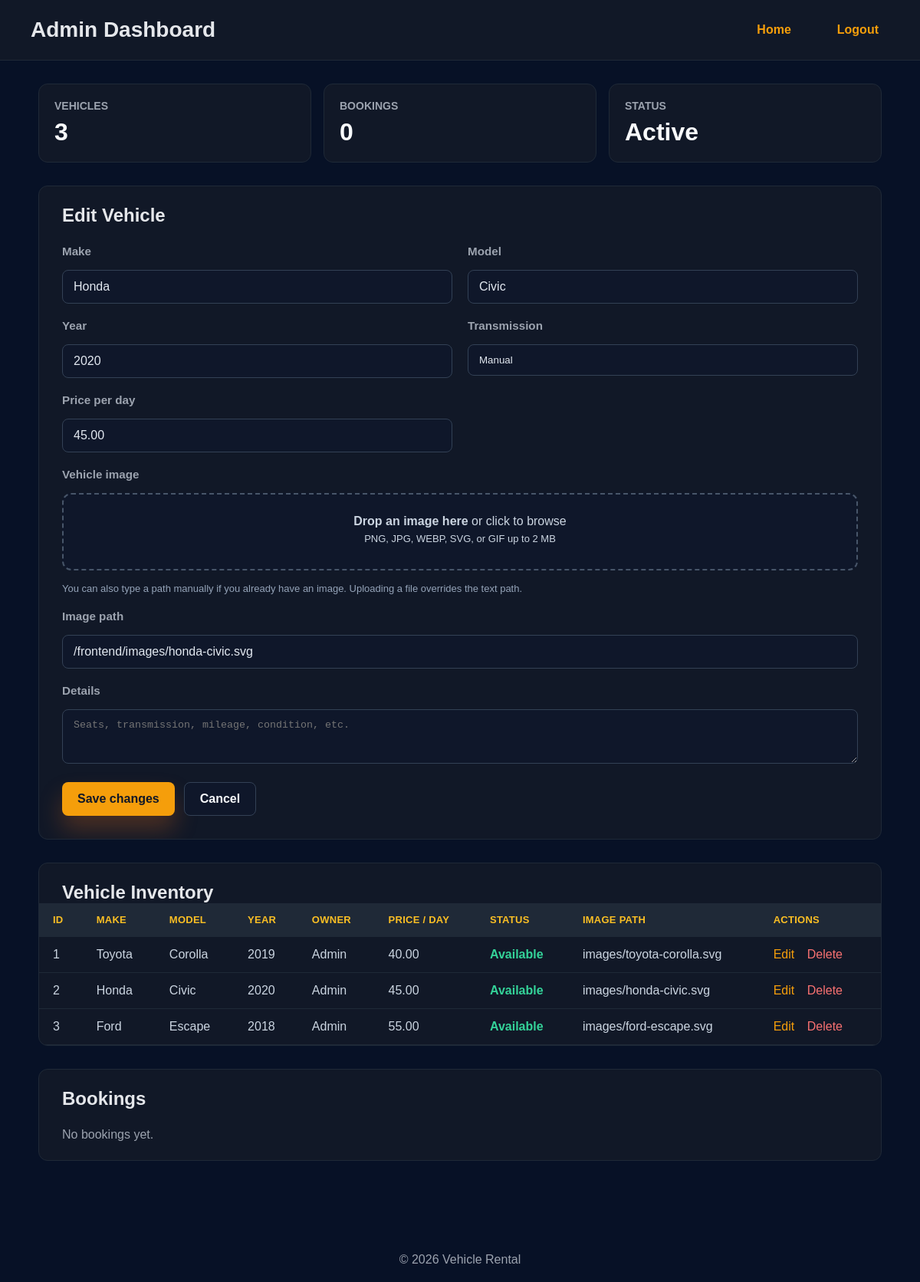
The app's page /backend/admin.php?edit=2 (signed in) with its own data.
### tables this page shows
CREATE TABLE IF NOT EXISTS vehicles (
  id INT AUTO_INCREMENT PRIMARY KEY,
  owner_id INT NOT NULL,
  make VARCHAR(100) NOT NULL,
  model VARCHAR(100) NOT NULL,
  year INT DEFAULT NULL,
  transmission ENUM('manual', 'automatic') NOT NULL DEFAULT 'automatic',
  price_per_day DECIMAL(8,2) DEFAULT 0.00,
  image VARCHAR(255) DEFAULT NULL,
  description TEXT DEFAULT NULL,
  status ENUM('available', 'booked') NOT NULL DEFAULT 'available',
  created_at DATETIME NOT NULL DEFAULT CURRENT_TIMESTAMP,
  FOREIGN KEY (owner_id) REFERENCES users(id) ON DELETE CASCADE
);

CREATE TABLE IF NOT EXISTS users (
  id INT AUTO_INCREMENT PRIMARY KEY,
  name VARCHAR(255) NOT NULL,
  email VARCHAR(255) NOT NULL UNIQUE,
  password VARCHAR(255) NOT NULL,
  phone_number VARCHAR(50) NOT NULL UNIQUE,
  role ENUM('user', 'admin') NOT NULL DEFAULT 'user',
  created_at DATETIME NOT NULL DEFAULT CURRENT_TIMESTAMP
);

### backend/functions.php (called while the page is built, shortened)
<?php
function parsePhpSizeToBytes(string $value): int {
    $value = trim($value);
    $last = strtolower(substr($value, -1));
    $number = (float) $value;
    switch ($last) {
        case 'm':
            $number *= 1024;
        case 'k':
            $number *= 1024;
            break;
    }
    return (int) round($number);
}
function effectivePhpUploadMaxBytes(): int {
    $uploadMax = parsePhpSizeToBytes((string) ini_get('upload_max_filesize'));
    $postMax = parsePhpSizeToBytes((string) ini_get('post_max_size'));
    return min($uploadMax, $postMax);
}
function vehicleImageUploadLimitBytes(): int {
    $appLimit = 5 * 1024 * 1024;
    $phpLimit = effectivePhpUploadMaxBytes();
    return min($appLimit, $phpLimit);
}
function formatBytesHuman(int $bytes): string {
    if ($bytes >= 1024 * 1024) {
        $mb = $bytes / (1024 * 1024);
        return rtrim(rtrim(number_format($mb, 2, '.', ''), '0'), '.') . ' MB';
    }
    return $bytes . ' B';
}
function normalizeVehicleImagePath(?string $image): string {
    $image = trim((string) ($image ?? ''));
    $image = str_replace('\\', '/', $image);
    $rewrites = [
        '../backend/assets/' => '/backend/assets/',
        'backend/assets/' => '/backend/assets/',
        '../frontend/images/' => '/frontend/images/',
        'frontend/images/' => '/frontend/images/',
        'images/' => '/frontend/images/',
    ];
    foreach ($rewrites as $prefix => $replacement) {
        if (str_starts_with($image, $prefix)) {
            return $replacement . ltrim(substr($image, strlen($prefix)), '/');
        }
    }
    return '/' . ltrim($image, '/');
}
function normalizeTransmission(?string $transmission): string {
    $value = strtolower(trim((string) ($transmission ?? '')));
    return $value === 'manual' ? 'manual' : 'automatic';
}
function getVehicles(PDO $pdo) {
    $stmt = $pdo->query('SELECT v.*, u.name AS owner_name, u.email AS owner_email FROM vehicles v LEFT JOIN users u ON v.owner_id = u.id ORDER BY v.id');
    return $stmt->fetchAll();
}
function getVehicle(PDO $pdo, $id) {
    $stmt = $pdo->prepare('SELECT v.*, u.name AS owner_name, u.email AS owner_email FROM vehicles v LEFT JOIN users u ON v.owner_id = u.id WHERE v.id = ?');
    $stmt->execute([$id]);
    return $stmt->fetch();
}
function isVehicleBooked(array $vehicle): bool {
    return ($vehicle['status'] ?? 'available') === 'booked';
}
function getBookings(PDO $pdo) {
    $stmt = $pdo->query('SELECT b.*, v.make, v.model, u.name AS user_name, u.email AS user_email, u.phone_number AS user_phone_number FROM bookings b JOIN vehicles v ON b.vehicle_id = v.id LEFT JOIN users u ON b.user_id = u.id ORDER BY b.created_at DESC');
    return $stmt->fetchAll();
}

### backend/admin.php (the view, shortened to what this page needs)
<?php
require_once __DIR__ . '/functions.php';
$editVehicle = null;
$imageUploadLimitLabel = formatBytesHuman(vehicleImageUploadLimitBytes());
if (isset($_GET['edit'])) {
    $editVehicle = getVehicle($pdo, (int) $_GET['edit']);
}
$vehicles = getVehicles($pdo);
$bookings = getBookings($pdo);
?>
<!doctype html>
<html lang="en">
<head>
  <link rel="stylesheet" href="../frontend/css/styles.css">
</head>
<body>
  <header class="admin-header">
    <h1>Admin Dashboard</h1>
    <nav>
      <a href="../frontend/index.php">Home</a>
      <a href="../frontend/logout.php">Logout</a>
    </nav>
  </header>
  <main class="dashboard">
    <section class="stats" aria-label="Dashboard totals">
      <div class="stat">
        <h2>Vehicles</h2>
        <p><?php echo count($vehicles); ?></p>
      </div>
      <div class="stat">
        <h2>Bookings</h2>
        <p><?php echo count($bookings); ?></p>
      </div>
      <div class="stat">
        <h2>Status</h2>
        <p>Active</p>
      </div>
    </section>
    <section class="vehicle-form">
      <div class="form-header">
        <h2><?php echo $editVehicle ? 'Edit Vehicle' : 'Add New Vehicle'; ?></h2>
      </div>
      <form method="post" action="admin.php" enctype="multipart/form-data">
        <div class="form-body">
          <div class="form-group">
            <label for="make">Make</label>
            <input id="make" name="make" value="<?php echo htmlspecialchars($editVehicle['make'] ?? ''); ?>" required>
          </div>
          <div class="form-group">
            <label for="model">Model</label>
            <input id="model" name="model" value="<?php echo htmlspecialchars($editVehicle['model'] ?? ''); ?>" required>
          </div>
          <div class="form-group">
            <label for="year">Year</label>
            <input id="year" name="year" type="number" min="1900" max="2100" value="<?php echo htmlspecialchars($editVehicle['year'] ?? ''); ?>">
          </div>
          <div class="form-group">
            <label for="transmission">Transmission</label>
            <?php $selectedTransmission = normalizeTransmission($editVehicle['transmission'] ?? 'automatic'); ?>
            <select id="transmission" name="transmission">
              <option value="manual" <?php echo $selectedTransmission === 'manual' ? 'selected' : ''; ?>>Manual</option>
            </select>
          </div>
          <div class="form-group">
            <label for="price_per_day">Price per day</label>
            <input id="price_per_day" name="price_per_day" type="number" step="0.01" min="0" value="<?php echo htmlspecialchars($editVehicle['price_per_day'] ?? ''); ?>" required>
          </div>
          <div class="form-group form-group-wide" style="grid-column:span 2;">
            <label for="image_file">Vehicle image</label>
            <div id="image-dropzone" class="image-dropzone">
              <p><strong>Drop an image here</strong> or click to browse</p>
              <p class="dropzone-hint">PNG, JPG, WEBP, SVG, or GIF up to <?php echo htmlspecialchars($imageUploadLimitLabel); ?></p>
            </div>
            <small class="helper-text">You can also type a path manually if you already have an image. Uploading a file overrides the text path.</small>
          </div>
          <div class="form-group form-group-wide" style="grid-column:span 2;">
            <label for="image">Image path</label>
            <input id="image" name="image" value="<?php echo htmlspecialchars(normalizeVehicleImagePath($editVehicle['image'] ?? '')); ?>" placeholder="/frontend/images/toyota.jpg or https://example.com/car.jpg">
          </div>
          <div class="form-group form-group-wide" style="grid-column:span 2;">
            <label for="description">Details</label>
            <textarea id="description" name="description" rows="3" placeholder="Seats, transmission, mileage, condition, etc."><?php echo htmlspecialchars($editVehicle['description'] ?? ''); ?></textarea>
          </div>
        </div>
        <div class="form-actions">
          <button type="submit" name="save_vehicle" class="btn btn-primary"><?php echo $editVehicle ? 'Save changes' : 'Add vehicle'; ?></button>
          <?php if ($editVehicle): ?>
            <a href="admin.php" class="btn btn-secondary">Cancel</a>
          <?php endif; ?>
        </div>
      </form>
    </section>
    <section class="table-container">
      <div class="table-header">
        <h2>Vehicle Inventory</h2>
      </div>
      <?php if (empty($vehicles)): ?>
        <div class="empty">No vehicles available. Add a vehicle above.</div>
      <?php else: ?>
        <div class="table-scroll">
          <table>
            <thead>
              <tr>
                <th>ID</th>
                <th>Make</th>
                <th>Model</th>
                <th>Year</th>
                <th>Owner</th>
                <th>Price / day</th>
                <th>Status</th>
                <th>Image path</th>
                <th>Actions</th>
              </tr>
            </thead>
            <tbody>
              <?php foreach ($vehicles as $vehicle): ?>
                <tr>
                  <td><?php echo (int) $vehicle['id']; ?></td>
                  <td><?php echo htmlspecialchars($vehicle['make']); ?></td>
                  <td><?php echo htmlspecialchars($vehicle['model']); ?></td>
                  <td><?php echo htmlspecialchars($vehicle['year']); ?></td>
                  <td><?php echo htmlspecialchars($vehicle['owner_name'] ?? '—'); ?></td>
                  <td><?php echo htmlspecialchars($vehicle['price_per_day']); ?></td>
                  <td>
                    <?php if (isVehicleBooked($vehicle)): ?>
                      <span style="color:#f87171;font-weight:700;">Booked</span>
                    <?php else: ?>
                      <span style="color:#34d399;font-weight:700;">Available</span>
                    <?php endif; ?>
                  </td>
                  <td><?php echo htmlspecialchars($vehicle['image']); ?></td>
                  <td>
                    <a class="action-link" href="admin.php?edit=<?php echo (int) $vehicle['id']; ?>">Edit</a>
                    <form method="post" action="admin.php" style="display:inline;" onsubmit="return confirm('Delete this vehicle?');">
                      <button type="submit" class="action-link delete-link" style="background:none;border:none;padding:0;cursor:pointer;font:inherit;">Delete</button>
                    </form>
                  </td>
                </tr>
              <?php endforeach; ?>
            </tbody>
          </table>
        </div>
      <?php endif; ?>
    </section>
    <section class="table-container">
      <div class="table-header">
        <h2>Bookings</h2>
      </div>
      <?php if (empty($bookings)): ?>
        <div class="empty">No bookings yet.</div>
      <?php endif; ?>
    </section>
  </main>
  <footer class="page-footer">&copy; <?php echo date('Y'); ?> Vehicle Rental</footer>
</body>
</html>

### frontend/css/styles.css (style rules this page uses)
:root { --bg: #040b1c; --surface: rgba(10, 18, 40, 0.95); --surface-soft: rgba(19, 43, 86, 0.75); --text: #eef4ff; --muted: #aac4ff; --primary: #f97316; --primary-dark: #dc6803; --accent: #2563eb; --border: rgba(255, 255, 255, 0.08); --shadow: 0 30px 80px rgba(0, 0, 0, 0.30); font-family: Inter, system-ui, -apple-system, BlinkMacSystemFont, "Segoe UI", sans-serif; }
* { box-sizing: border-box; }
body { margin: 0; min-height: 100vh; color: var(--text); background: radial-gradient(circle at top left, rgba(37, 99, 235, 0.16), transparent 20%), radial-gradient(circle at bottom right, rgba(249, 115, 22, 0.14), transparent 20%), var(--bg); }
body, input, button { font: 400 16px/1.6 var(--font-family); }
nav { display: flex; flex-wrap: wrap; gap: 12px; align-items: center; }
nav a { color: #dbeafe; text-decoration: none; padding: 10px 14px; border-radius: 999px; transition: background 0.2s ease, transform 0.2s ease; }
main { padding: 36px; max-width: 1180px; margin: 0 auto; }
.btn { display: inline-flex; align-items: center; justify-content: center; padding: 16px 24px; border-radius: 999px; text-decoration: none; transition: transform 0.2s ease, box-shadow 0.2s ease; }
.btn-primary { background: linear-gradient(135deg, var(--primary), #fbbf24); color: #020617; box-shadow: 0 18px 30px rgba(249, 115, 22, 0.25); }
.page-footer { margin-top: 40px; text-align: center; color: #94a3b8; }
.form-group { display: flex; flex-direction: column; gap: 8px; }
.form-group label { color: #cbd5e1; font-size: 0.95rem; }
.form-group input, .form-group select { padding: 14px 16px; background: rgba(255, 255, 255, 0.06); border: 1px solid rgba(255, 255, 255, 0.12); border-radius: 14px; color: #e2e8f0; }
.form-group input::placeholder { color: #64748b; }
.form-group select { appearance: none; -webkit-appearance: none; -moz-appearance: none; padding-right: 48px; background-image: linear-gradient(45deg, transparent 50%, #93c5fd 50%), linear-gradient(135deg, #93c5fd 50%, transparent 50%); background-position: calc(100% - 22px) calc(50% - 3px), calc(100% - 16px) calc(50% - 3px); background-size: 6px 6px, 6px 6px; background-repeat: no-repeat; }
.form-group label { color: #cbd5e1; font-weight: 600; }
.form-group input { width: 100%; padding: 16px 18px; background: rgba(255, 255, 255, 0.06); border: 1px solid rgba(255, 255, 255, 0.12); border-radius: 16px; color: #eef4ff; }

### records on screen
vehicles: make "Honda", model "Civic", year "2020", transmission "Manual", price_per_day "45.00", image "/frontend/images/honda-civic.svg", id "2", owner.name "Admin", status "Available", image "images/honda-civic.svg"
vehicles: id "1", make "Toyota", model "Corolla", year "2019", owner.name "Admin", price_per_day "40.00", status "Available", image "images/toyota-corolla.svg"
vehicles: id "3", make "Ford", model "Escape", year "2018", owner.name "Admin", price_per_day "55.00", status "Available", image "images/ford-escape.svg"

### other values on screen
count($vehicles) "3"
count($bookings) "0"
$imageUploadLimitLabel "2 MB"
